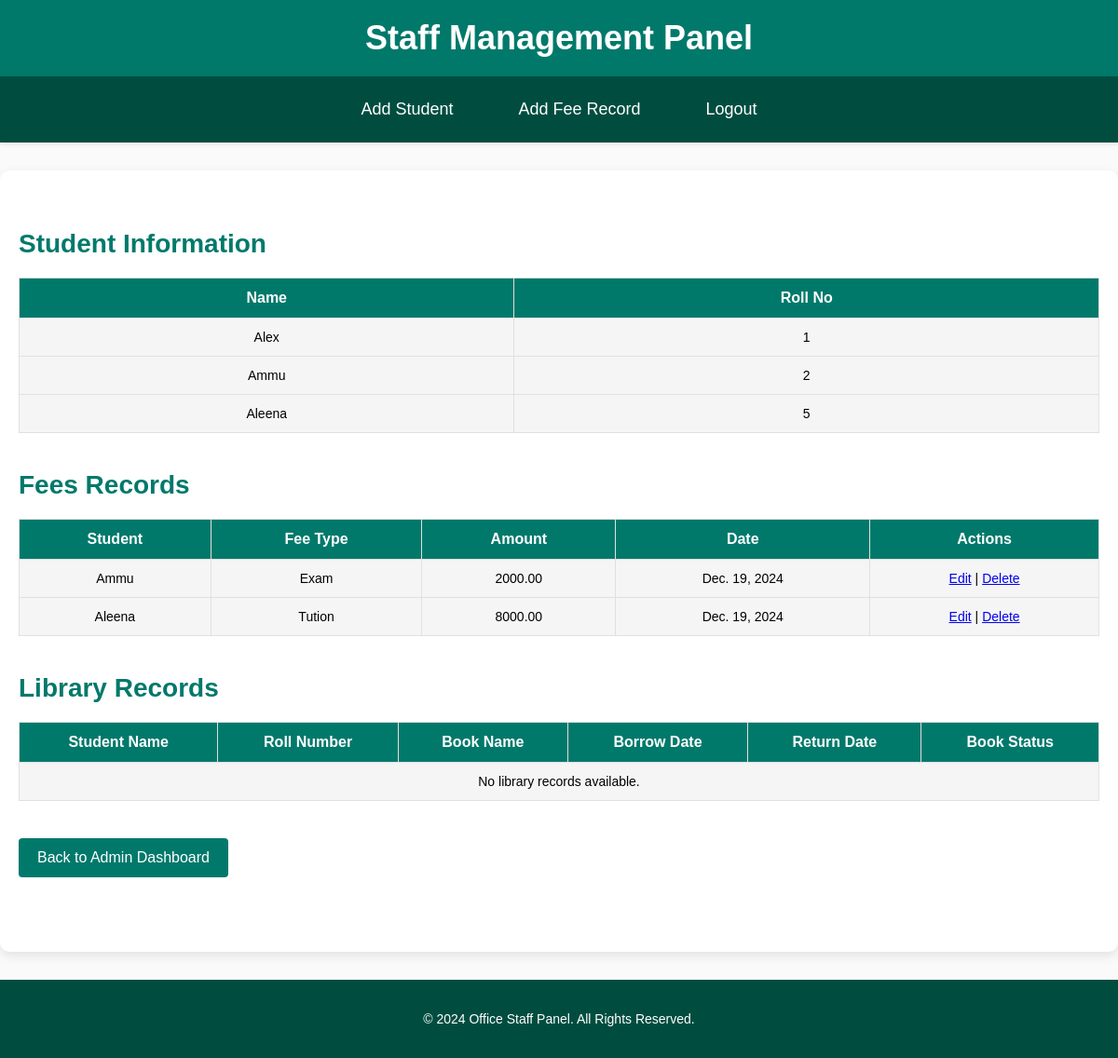
The page /api/office-staff-dashboard/ (signed in) on the database as committed earlier.
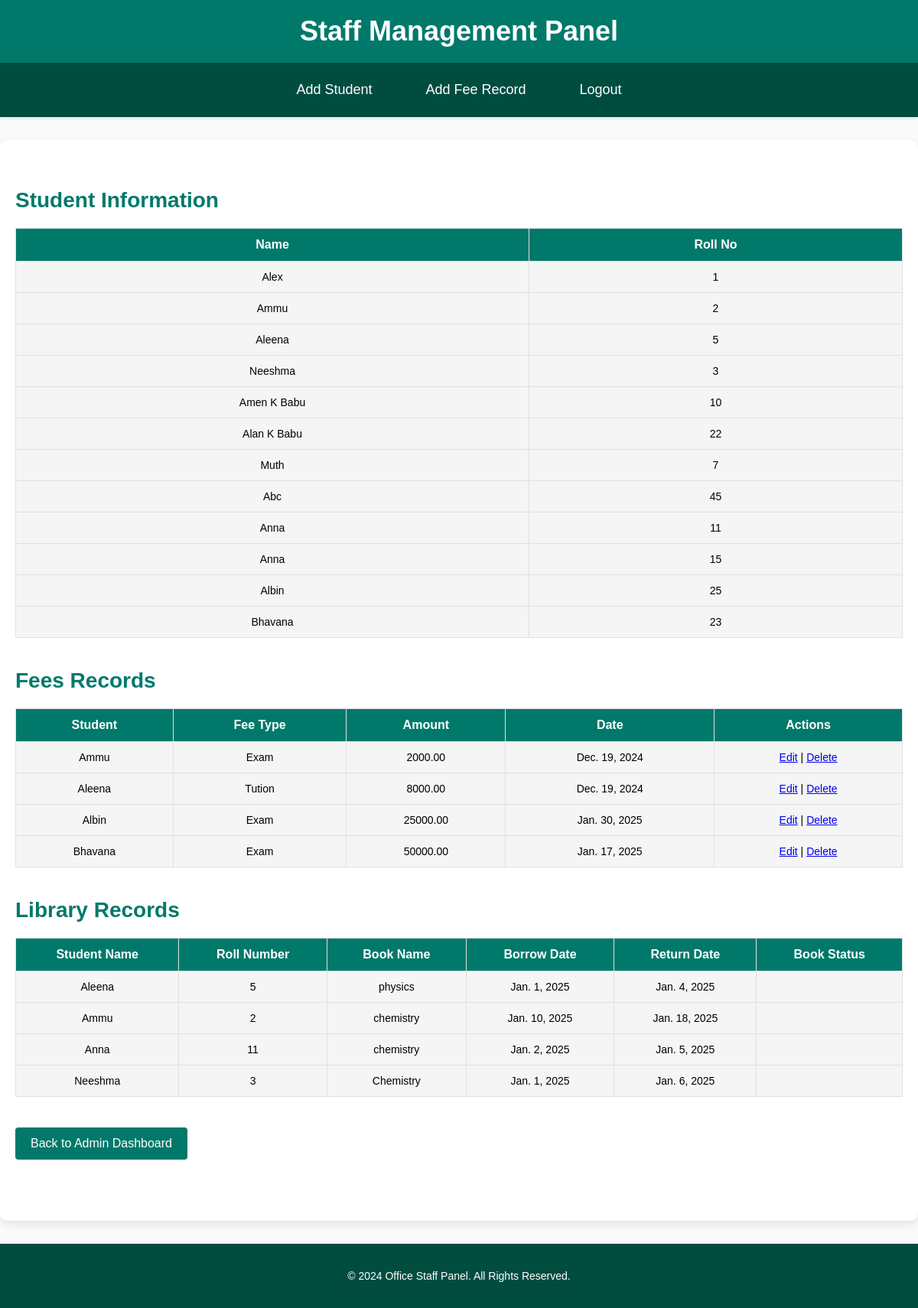
The same page on the database as committed later.
### school_app/models.py (models this page shows, shortened)
class Student(models.Model):
    name = models.CharField(max_length=255)
    roll_number = models.CharField(max_length=50, unique=True)
    grade = models.CharField(max_length=50)  # Renamed from class_name
    created_at = models.DateTimeField(auto_now_add=True)
    updated_at = models.DateTimeField(auto_now=True)

class FeesHistory(models.Model):
    student = models.ForeignKey(Student, on_delete=models.CASCADE, related_name='fees_records')
    fee_type = models.CharField(max_length=50)  # Renamed from fee_type
    amount = models.DecimalField(max_digits=10, decimal_places=2)
    payment_date = models.DateField()
    remarks = models.TextField(null=True, blank=True)

class LibraryHistory(models.Model):
    student = models.ForeignKey(Student, on_delete=models.CASCADE, related_name='library_records')
    book_name = models.CharField(max_length=255)
    borrow_date = models.DateField()
    return_date = models.DateField(null=True, blank=True)
    book_status = models.CharField(max_length=50)  # Renamed from 'status'

### school_app/views.py (the view)
# urls.py: path('office-staff-dashboard/', views.office_staff_dashboard, name='office_staff_dashboard'),
@login_required
def office_staff_dashboard(request):
    if request.user.role not in ['admin', 'staff']:
        messages.error(request, "You are not authorized to access this page.")
        return redirect('login')
    students = Student.objects.all()
    fees_history = FeesHistory.objects.all()
    library_records = LibraryHistory.objects.all()
    context = {
        'students': students,
        'fees_history': fees_history,
        'library_records': library_records,
    }
    return render(request, 'office_staff_dashboard.html', context)

### school_app/Templates/office_staff_dashboard.html (shortened to what this page needs)
<!DOCTYPE html>
<html lang="en">
<head>
</head>
<body>
    <header>
        <h1>Staff Management Panel</h1>
    </header>
    <nav>
        <a href="{% url 'add_student' %}">Add Student</a>
        <a href="{% url 'add_fee' %}">Add Fee Record</a>
        <a href="{% url 'logout' %}">Logout</a>
    </nav>
    <main>
        <div class="section">
            <h2>Student Information</h2>
            <div class="table-container">
                <table>
                    <thead>
                        <tr>
                            <th>Name</th>
                            <th>Roll No</th>
                        </tr>
                    </thead>
                    <tbody>
                        {% for student in students %}
                        <tr>
                            <td>{{ student.name }}</td>
                            <td>{{ student.roll_number }}</td>
                        </tr>
                        {% empty %}
                        <tr>
                            <td colspan="2">No students available.</td>
                        </tr>
                        {% endfor %}
                    </tbody>
                </table>
            </div>
        </div>
        <div class="section">
            <h2>Fees Records</h2>
            <div class="table-container">
                <table>
                    <thead>
                        <tr>
                            <th>Student</th>
                            <th>Fee Type</th>
                            <th>Amount</th>
                            <th>Date</th>
                            <th>Actions</th>
                        </tr>
                    </thead>
                    <tbody>
                        {% for fee in fees_history %}
                        <tr>
                            <td>{{ fee.student.name }}</td>
                            <td>{{ fee.fee_type }}</td>
                            <td>{{ fee.amount }}</td>
                            <td>{{ fee.payment_date }}</td>
                            <td>
                                <a href="{% url 'edit_fee' fee.id %}">Edit</a> |
                                <a href="{% url 'delete_fee' fee.id %}">Delete</a>
                            </td>
                        </tr>
                        {% empty %}
                        <tr>
                            <td colspan="5">No fee records found.</td>
                        </tr>
                        {% endfor %}
                    </tbody>
                </table>
            </div>
        </div>
        <div class="section">
            <h2>Library Records</h2>
            <div class="table-container">
                <table>
                    <thead>
                        <tr>
                            <th>Student Name</th>
                            <th>Roll Number</th>
                            <th>Book Name</th>
                            <th>Borrow Date</th>
                            <th>Return Date</th>
                            <th>Book Status</th>
                        </tr>
                    </thead>
                    <tbody>
                        {% for record in library_records %}
                        <tr>
                            <td>{{ record.student.name }}</td>
                            <td>{{ record.student.roll_number }}</td>
                            <td>{{ record.book_name }}</td>
                            <td>{{ record.borrow_date }}</td>
                            <td>{{ record.return_date }}</td>
                            <td>{{ record.status }}</td>
                        </tr>
                        {% empty %}
                        <tr>
                            <td colspan="6">No library records available.</td>
                        </tr>
                        {% endfor %}
                    </tbody>
                </table>
            </div>
        </div>
        <div class="section">
            <a href="{% url 'admin_dashboard' %}" class="btn">Back to Admin Dashboard</a>
        </div>
    </main>
    <footer>
        <p>&copy; 2024 Office Staff Panel. All Rights Reserved.</p>
    </footer>
</body>
</html>

Rows that differ between the two databases and show on the page:
added Student: name "Neeshma", roll_number "3"
added Student: name "Amen K Babu", roll_number "10"
added Student: name "Alan K Babu", roll_number "22"
added Student: name "Muth", roll_number "7"
added Student: name "Abc", roll_number "45"
added Student: name "Anna", roll_number "11"
added Student: name "Anna", roll_number "15"
added Student: name "Albin", roll_number "25"
added Student: name "Bhavana", roll_number "23"
added FeesHistory: student.name "Albin", fee_type "Exam", amount "25000.00", payment_date "Jan. 30, 2025"
added FeesHistory: student.name "Bhavana", fee_type "Exam", amount "50000.00", payment_date "Jan. 17, 2025"
added LibraryHistory: student.name "Aleena", student.roll_number "5", book_name "physics", borrow_date "Jan. 1, 2025", return_date "Jan. 4, 2025"
added LibraryHistory: student.name "Ammu", student.roll_number "2", book_name "chemistry", borrow_date "Jan. 10, 2025", return_date "Jan. 18, 2025"
added LibraryHistory: student.name "Anna", student.roll_number "11", book_name "chemistry", borrow_date "Jan. 2, 2025", return_date "Jan. 5, 2025"
added LibraryHistory: student.name "Neeshma", student.roll_number "3", book_name "Chemistry", borrow_date "Jan. 1, 2025", return_date "Jan. 6, 2025"
Other text that changed with them:
text no longer shown: "No library records available."
